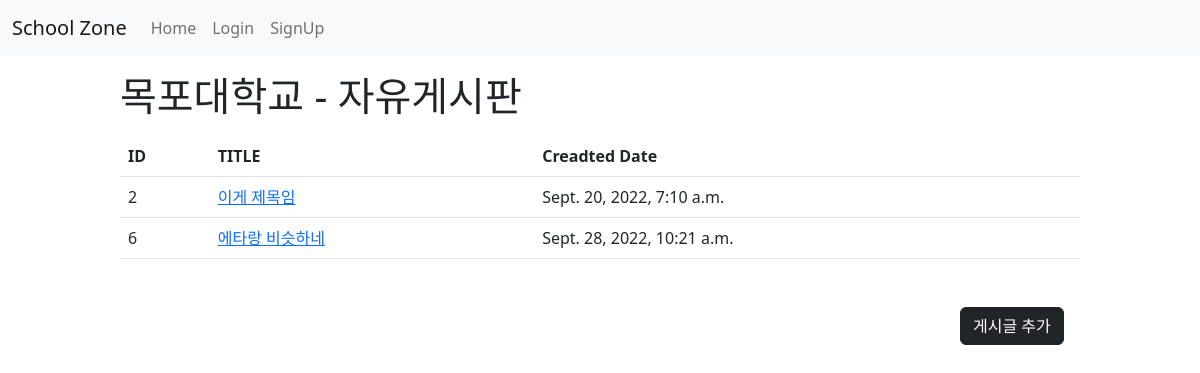
/1/1, run on the app's committed database.
### board/models.py (models this page shows)
class School(models.Model):
    school = models.CharField(max_length=30)
    created_at = models.DateTimeField(auto_now_add=True)

class Post(models.Model):
    board = models.ForeignKey(Board, on_delete=models.CASCADE, null=False, blank=False)
    author = models.ForeignKey(User, on_delete=models.CASCADE, null=False, blank=False)
    title = models.CharField(max_length=50)
    content = models.TextField()
    created_at = models.DateTimeField(auto_now_add=True)

### board/views.py (the view)
# urls.py: path('<int:school_id>/<int:board_id>', views.post, name='post'),
def post(request, school_id, board_id):
    school_name = school_name_sql(school_id)
    board_name = board_name_sql(board_id)
    post_data = Post.objects.raw('SELECT * FROM board_post WHERE board_id = %s', [board_id])
    context = {'post_data': post_data, 'board_id': board_id, 'school_id': school_id, 'board_name': board_name,
               'school_name': school_name}
    return render(request, 'board/post.html', context)

### board/views.py (called while the page is built)
def school_name_sql(school_id):
    cursor = connections['default'].cursor()
    cursor.execute('SELECT school FROM board_school WHERE id = %s', [school_id])
    school_name = cursor.fetchone()[0]
    cursor.close()
    return school_name

def board_name_sql(board_id):
    cursor = connections['default'].cursor()
    cursor.execute('SELECT board FROM board_board WHERE id = %s', [board_id])
    board_name = cursor.fetchone()[0]
    cursor.close()
    return board_name

### templates/board/post.html (shortened to what this page needs)
<!DOCTYPE html>
<html lang="en">
<head>
    <link href="https://cdn.jsdelivr.net/npm/bootstrap@5.2.0/dist/css/bootstrap.min.css" rel="stylesheet"
>
</head>
<body>
{% include 'nav.html' %}
<h1 style="width: 80%; margin: auto;">{{ school_name }} - {{ board_name }}</h1>
<table class="table" style="width: 80%; margin: auto;">
    <thead>
    <tr>
        <th scope="col">ID</th>
        <th scope="col">TITLE</th>
        <th scope="col">Creadted Date</th>
    </tr>
    </thead>
    <tbody>
    {% if post_data %}
        {% for data in post_data %}
            <tr>
                <td>{{ data.id }}</td>
                <td><a href="{% url 'post_detail' school_id board_id data.id %}">{{ data.title }}</a></td>
                <td>{{ data.created_at }}</td>
            </tr>
        {% endfor %}
    {% endif %}
    </tbody>
</table>
<button type="button" class="btn btn-dark" onclick="location.href = '{% url 'post_create' school_id  board_id %}'"
        style="margin-top: 3rem; margin-left: 80%">게시글 추가
</button>
</body>
</html>

### data on the page
School: school "목포대학교"
Post: id "2", title "이게 제목임", created_at "Sept. 20, 2022, 7:10 a.m."
Post: id "6", title "에타랑 비슷하네", created_at "Sept. 28, 2022, 10:21 a.m."

### other printed values
{{ board_name }} "자유게시판"
